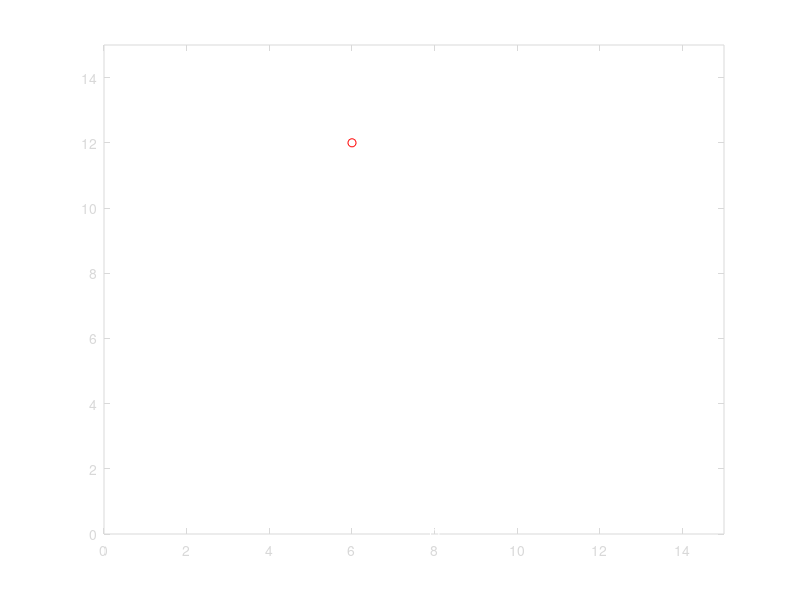

Source code (MATLAB):
function snake_game()
                
axis_limit= 15;

x =round(axis_limit/2); %starting point
y =round(axis_limit/2); %starting point
snake(1,1:2)=[x y];%defines the snake for x and y coordinates

a =randi([2 axis_limit-1]);%generates random x coordinate for food 
b =randi([2 axis_limit-1]);%generates random y coordinate for food
food=[a b];%defines food for a and b coordinates
d =randi([1,4]);% generates random direction to start in for snake

size_snake=1;
ate=1;   %snake ate food
exx=0;    % used to exit game

figure('KeyPressFcn',@my_callback);
function my_callback(inputt,event)%callback function for movement
        switch event.Character
            case 'q'
                exx=1;
            case 30               % arrow direction
                if(d~=2)
                    d = 1;              %up d=1
                end
            case 31
                if(d~=1)
                    d = 2;              %down d=2
                end
            case 29
                if(d~=4)
                    d = 3;              %right d=3
                end
            case 28
                if(d~=3)
                    d = 4;              %left d=4
                end
        end
    end
while (exx~=1)%runs the snake as long as q is not pressed
    size_snake=size(snake);
    
    for l=size_snake+ate:-1:2
        snake(l,:)=snake(l-1,:);
    end
    switch d         %calling callback function
        case 1
            snake(1,2)=snake(1,2)+1;%add value of 1 to y position
        case 2
            snake(1,2)=snake(1,2)-1;%subtract value of 1 to y position
        case 3
            snake(1,1)=snake(1,1)+1;%add value of 1 to x position
        case 4
            snake(1,1)=snake(1,1)-1;%subtracts value of 1 to x position
    end
    draw_snake(snake,food,size_snake,axis_limit);%draws the snake
      pause(0.15); %diffculty makes game faster;
      if snake(1,1)==food(1) && snake(1,2)==food(2)%if the snake and food are in the same position
          ate=1;
          food(1) = randi([1 axis_limit-1]);%creates a new x position for the food
          food(2) = randi([1 axis_limit-1]);%creates a new y position for the food
      else
          ate=0;
      end
    
         % snake=snake-((snake>axis_limit).*(axis_limit+1));
          %snake=snake+((snake<0).*(axis_limit+1));
     
      if (sum(snake(:, 1) ==snake(1, 1)   & snake(:, 2) == snake(1, 2) )>1); %if snake hits itself
          msgbox('YOU LOST! HAHA☺☻');
          break;
      end
      if (snake(1,1)>=axis_limit | snake(1,2)>=axis_limit |snake(1,1)<=0 |snake(1,2)<=0 )
          msgbox('YOU LOST! HAHA☺☻');
          break;
      end
      
  end
  close all;
  end
function draw_snake(snake,food,size_snake,axis_limit)
      for p = 1:size_snake
          plot(snake(p,1),snake(p,2), 'ws');
          hold on;
      end
      plot(food(1,1),food(1,2), 'ro')%creates the vectors for the food and snake and plots them
      whitebg([0 0 0]);%creates black background
    
      %set (gcf,'color',[1 0.7 1]);
      axis([0, axis_limit, 0, axis_limit]);%creates the axis for gameplay
      hold off;
      end